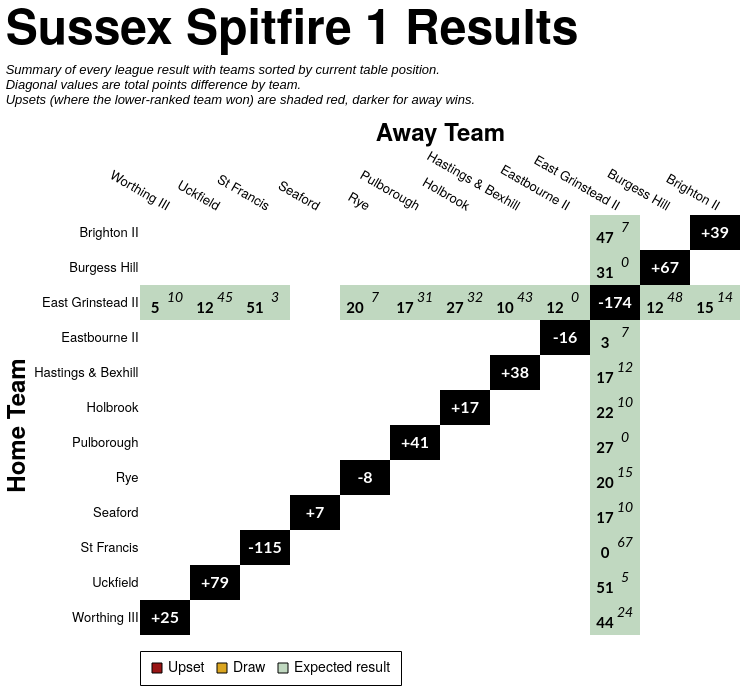

Specify this chart in Vega-Lite:
### Vega-Lite specification from a JSON file in a GitHub repository (floating-point values rounded to 4 significant figures; data arrays with more than 128 entries replaced by an {"elided": "..."} marker saying what was removed)
{"config": {"axis": {"labelFont": "PT Sans Narrow, Helvetica Neue, Helvetica, Arial, sans-serif", "titleFont": "PT Sans Narrow, Helvetica Neue, Helvetica, Arial, sans-serif", "labelFontSize": 13, "titleFontSize": 24, "gridColor": "#202947", "gridOpacity": 0.2, "zindex": 1}, "text": {"font": "Lato, sans-serif"}, "bar": {"cornerRadiusEnd": 5}, "header": {"labelFont": "PT Sans Narrow, Helvetica Neue, Helvetica, Arial, sans-serif", "titleFont": "PT Sans Narrow, Helvetica Neue, Helvetica, Arial, sans-serif", "labelFontSize": 24, "titleFontSize": 28, "labelFontWeight": "bold", "orient": "left"}, "legend": {"labelFont": "PT Sans Narrow, Helvetica Neue, Helvetica, Arial, sans-serif", "titleFont": "PT Sans Narrow, Helvetica Neue, Helvetica, Arial, sans-serif", "labelFontSize": 14, "titleFontSize": 16, "titlePadding": 5, "fillColor": "white", "strokeColor": "black", "padding": 10, "titleFontWeight": "lighter", "titleFontStyle": "italic", "titleColor": "gray", "offset": 10}, "title": {"font": "PT Sans Narrow, Helvetica Neue, Helvetica, Arial, sans-serif", "fontSize": 48, "fontWeight": "bold", "anchor": "start", "align": "center", "titlePadding": 20, "subtitlePadding": 10, "subtitleFontSize": 13, "subtitleColor": "", "subtitleFontStyle": "italic", "offset": 15, "color": "black"}, "axisX": {"labelAngle": 0}, "facet": {"title": null, "header": null, "align": {"row": "each", "column": "each"}, "spacing": 10}, "resolve": {"scale": {"y": "independent", "facet": "independent"}}, "background": "transparent", "scale": {"offsetBandPaddingOuter": 0.2, "offsetBandPaddingInner": 0.1}, "view": {"stroke": null, "background": "transparent"}}, "layer": [{"data": {"name": "data-78eb783b61e2edd8e6a97995017cc460"}, "mark": {"type": "rect"}, "encoding": {"color": {"field": "unexpected_result", "legend": {"labelExpr": "datum.value === 'Upset (Away Win)' ? 'Upset' : datum.value", "labelLimit": 220, "offset": 16, "orient": "bottom", "symbolStrokeColor": "black", "symbolStrokeWidth": 1, "values": ["Upset (Away Win)", "Draw", "Expected result"]}, "scale": {"domain": ["Expected result", "Upset (Home Win)", "Upset (Away Win)", "Draw", "To be played", "N/A"], "range": ["#146f1444", "#991515bb", "#991515", "goldenrod", "white", "black"]}, "title": null, "type": "nominal"}, "opacity": {"condition": {"test": "datum.home_team == param_23['home_team'] || datum.away_team == param_23['home_team'] || !isValid(param_23['home_team'])", "value": 1.0}, "value": 0.1}, "tooltip": [{"field": "home_team", "title": "Home", "type": "nominal"}, {"field": "away_team", "title": "Away", "type": "nominal"}, {"field": "home_score_text", "title": "Home Score", "type": "nominal"}, {"field": "away_score_text", "title": "Away Score", "type": "nominal"}, {"field": "result", "title": "Result", "type": "nominal"}, {"field": "unexpected_result", "title": "Unexpectedness", "type": "nominal"}, {"field": "date", "format": "%d %b %Y", "title": "Date", "type": "temporal"}], "x": {"axis": {"domain": false, "grid": false, "labelAngle": 30, "orient": "top", "ticks": false}, "field": "away_team", "sort": ["Worthing III", "Uckfield", "St Francis", "Seaford", "Rye", "Pulborough", "Holbrook", "Hastings & Bexhill", "Eastbourne II", "East Grinstead II", "Burgess Hill", "Brighton II"], "title": "Away Team", "type": "nominal"}, "y": {"axis": {"domain": false, "grid": false, "ticks": false}, "field": "home_team", "sort": ["Brighton II", "Burgess Hill", "East Grinstead II", "Eastbourne II", "Hastings & Bexhill", "Holbrook", "Pulborough", "Rye", "Seaford", "St Francis", "Uckfield", "Worthing III"], "title": "Home Team", "type": "nominal"}}, "name": "view_24"}, {"data": {"name": "data-78eb783b61e2edd8e6a97995017cc460"}, "mark": {"type": "text", "fontStyle": "italic", "size": 14, "xOffset": 10, "yOffset": -5}, "encoding": {"color": {"condition": {"test": "(datum.home_team == param_23['home_team'] || datum.away_team == param_23['home_team'] || !isValid(param_23['home_team'])) && datum.unexpected_result == 'Expected result'", "value": "black"}, "value": "white"}, "text": {"field": "away_score_text", "type": "nominal"}, "x": {"field": "away_team", "sort": ["Worthing III", "Uckfield", "St Francis", "Seaford", "Rye", "Pulborough", "Holbrook", "Hastings & Bexhill", "Eastbourne II", "East Grinstead II", "Burgess Hill", "Brighton II"], "type": "nominal"}, "y": {"field": "home_team", "sort": ["Brighton II", "Burgess Hill", "East Grinstead II", "Eastbourne II", "Hastings & Bexhill", "Holbrook", "Pulborough", "Rye", "Seaford", "St Francis", "Uckfield", "Worthing III"], "type": "nominal"}}, "transform": [{"filter": "datum.away_score_text != '' && datum.away_score_text != 'WO'"}]}, {"data": {"name": "data-78eb783b61e2edd8e6a97995017cc460"}, "mark": {"type": "text", "size": 12, "xOffset": 10, "yOffset": -5}, "encoding": {"color": {"condition": {"test": "(datum.home_team == param_23['home_team'] || datum.away_team == param_23['home_team'] || !isValid(param_23['home_team'])) && datum.unexpected_result == 'Expected result'", "value": "black"}, "value": "white"}, "text": {"field": "away_score_text", "type": "nominal"}, "x": {"field": "away_team", "sort": ["Worthing III", "Uckfield", "St Francis", "Seaford", "Rye", "Pulborough", "Holbrook", "Hastings & Bexhill", "Eastbourne II", "East Grinstead II", "Burgess Hill", "Brighton II"], "type": "nominal"}, "y": {"field": "home_team", "sort": ["Brighton II", "Burgess Hill", "East Grinstead II", "Eastbourne II", "Hastings & Bexhill", "Holbrook", "Pulborough", "Rye", "Seaford", "St Francis", "Uckfield", "Worthing III"], "type": "nominal"}}, "transform": [{"filter": "datum.away_score_text == 'WO'"}]}, {"data": {"name": "data-78eb783b61e2edd8e6a97995017cc460"}, "mark": {"type": "text", "fontWeight": "bold", "size": 15, "xOffset": -10, "yOffset": 5}, "encoding": {"color": {"condition": {"test": "(datum.home_team == param_23['home_team'] || datum.away_team == param_23['home_team'] || !isValid(param_23['home_team'])) && datum.unexpected_result == 'Expected result'", "value": "black"}, "value": "white"}, "text": {"field": "home_score_text", "type": "nominal"}, "x": {"field": "away_team", "sort": ["Worthing III", "Uckfield", "St Francis", "Seaford", "Rye", "Pulborough", "Holbrook", "Hastings & Bexhill", "Eastbourne II", "East Grinstead II", "Burgess Hill", "Brighton II"], "type": "nominal"}, "y": {"field": "home_team", "sort": ["Brighton II", "Burgess Hill", "East Grinstead II", "Eastbourne II", "Hastings & Bexhill", "Holbrook", "Pulborough", "Rye", "Seaford", "St Francis", "Uckfield", "Worthing III"], "type": "nominal"}}, "transform": [{"filter": "datum.home_score_text != '' && datum.home_score_text != 'WO'"}]}, {"data": {"name": "data-78eb783b61e2edd8e6a97995017cc460"}, "mark": {"type": "text", "size": 12, "xOffset": -10, "yOffset": 5}, "encoding": {"color": {"condition": {"test": "(datum.home_team == param_23['home_team'] || datum.away_team == param_23['home_team'] || !isValid(param_23['home_team'])) && datum.unexpected_result == 'Expected result'", "value": "black"}, "value": "white"}, "text": {"field": "home_score_text", "type": "nominal"}, "x": {"field": "away_team", "sort": ["Worthing III", "Uckfield", "St Francis", "Seaford", "Rye", "Pulborough", "Holbrook", "Hastings & Bexhill", "Eastbourne II", "East Grinstead II", "Burgess Hill", "Brighton II"], "type": "nominal"}, "y": {"field": "home_team", "sort": ["Brighton II", "Burgess Hill", "East Grinstead II", "Eastbourne II", "Hastings & Bexhill", "Holbrook", "Pulborough", "Rye", "Seaford", "St Francis", "Uckfield", "Worthing III"], "type": "nominal"}}, "transform": [{"filter": "datum.home_score_text == 'WO'"}]}, {"data": {"name": "data-f49607e97df2edf9d0ff06204ec3ff56"}, "mark": {"type": "text", "color": "white", "fontWeight": "bold", "size": 16}, "encoding": {"text": {"field": "display_text", "type": "nominal"}, "tooltip": [{"field": "home_team", "title": "Team", "type": "nominal"}, {"field": "display_text", "title": "Points Difference", "type": "nominal"}], "x": {"field": "away_team", "sort": ["Worthing III", "Uckfield", "St Francis", "Seaford", "Rye", "Pulborough", "Holbrook", "Hastings & Bexhill", "Eastbourne II", "East Grinstead II", "Burgess Hill", "Brighton II"], "type": "nominal"}, "y": {"field": "home_team", "sort": ["Brighton II", "Burgess Hill", "East Grinstead II", "Eastbourne II", "Hastings & Bexhill", "Holbrook", "Pulborough", "Rye", "Seaford", "St Francis", "Uckfield", "Worthing III"], "type": "nominal"}}}], "height": {"step": 35}, "params": [{"name": "param_23", "select": {"type": "point", "clear": "dblclick", "fields": ["home_team"], "on": "click"}, "value": null, "views": ["view_24"]}], "title": {"text": "Sussex Spitfire 1 Results", "subtitle": ["Summary of every league result with teams sorted by current table position.", "Diagonal values are total points difference by team.", "Upsets (where the lower-ranked team won) are shaded red, darker for away wins."]}, "width": {"step": 50}, "$schema": "https://vega.github.io/schema/vega-lite/v5.20.1.json", "datasets": {"data-78eb783b61e2edd8e6a97995017cc460": {"elided": "144 records"}, "data-f49607e97df2edf9d0ff06204ec3ff56": [{"home_team": "Brighton II", "away_team": "Brighton II", "match_id": null, "date": "", "home_score": null, "away_score": null, "home_walkover": null, "away_walkover": null, "result": "N/A", "home_score_text": "", "away_score_text": "", "wo_result": "", "score_text": "", "display_text": "+39", "is_diagonal": true, "result_simple": "N/A", "unexpected_result": "N/A", "unexpected_opacity": 1.0}, {"home_team": "Burgess Hill", "away_team": "Burgess Hill", "match_id": null, "date": "", "home_score": null, "away_score": null, "home_walkover": null, "away_walkover": null, "result": "N/A", "home_score_text": "", "away_score_text": "", "wo_result": "", "score_text": "", "display_text": "+67", "is_diagonal": true, "result_simple": "N/A", "unexpected_result": "N/A", "unexpected_opacity": 1.0}, {"home_team": "East Grinstead II", "away_team": "East Grinstead II", "match_id": null, "date": "", "home_score": null, "away_score": null, "home_walkover": null, "away_walkover": null, "result": "N/A", "home_score_text": "", "away_score_text": "", "wo_result": "", "score_text": "", "display_text": "-174", "is_diagonal": true, "result_simple": "N/A", "unexpected_result": "N/A", "unexpected_opacity": 1.0}, {"home_team": "Eastbourne II", "away_team": "Eastbourne II", "match_id": null, "date": "", "home_score": null, "away_score": null, "home_walkover": null, "away_walkover": null, "result": "N/A", "home_score_text": "", "away_score_text": "", "wo_result": "", "score_text": "", "display_text": "-16", "is_diagonal": true, "result_simple": "N/A", "unexpected_result": "N/A", "unexpected_opacity": 1.0}, {"home_team": "Hastings & Bexhill", "away_team": "Hastings & Bexhill", "match_id": null, "date": "", "home_score": null, "away_score": null, "home_walkover": null, "away_walkover": null, "result": "N/A", "home_score_text": "", "away_score_text": "", "wo_result": "", "score_text": "", "display_text": "+38", "is_diagonal": true, "result_simple": "N/A", "unexpected_result": "N/A", "unexpected_opacity": 1.0}, {"home_team": "Holbrook", "away_team": "Holbrook", "match_id": null, "date": "", "home_score": null, "away_score": null, "home_walkover": null, "away_walkover": null, "result": "N/A", "home_score_text": "", "away_score_text": "", "wo_result": "", "score_text": "", "display_text": "+17", "is_diagonal": true, "result_simple": "N/A", "unexpected_result": "N/A", "unexpected_opacity": 1.0}, {"home_team": "Pulborough", "away_team": "Pulborough", "match_id": null, "date": "", "home_score": null, "away_score": null, "home_walkover": null, "away_walkover": null, "result": "N/A", "home_score_text": "", "away_score_text": "", "wo_result": "", "score_text": "", "display_text": "+41", "is_diagonal": true, "result_simple": "N/A", "unexpected_result": "N/A", "unexpected_opacity": 1.0}, {"home_team": "Rye", "away_team": "Rye", "match_id": null, "date": "", "home_score": null, "away_score": null, "home_walkover": null, "away_walkover": null, "result": "N/A", "home_score_text": "", "away_score_text": "", "wo_result": "", "score_text": "", "display_text": "-8", "is_diagonal": true, "result_simple": "N/A", "unexpected_result": "N/A", "unexpected_opacity": 1.0}, {"home_team": "Seaford", "away_team": "Seaford", "match_id": null, "date": "", "home_score": null, "away_score": null, "home_walkover": null, "away_walkover": null, "result": "N/A", "home_score_text": "", "away_score_text": "", "wo_result": "", "score_text": "", "display_text": "+7", "is_diagonal": true, "result_simple": "N/A", "unexpected_result": "N/A", "unexpected_opacity": 1.0}, {"home_team": "St Francis", "away_team": "St Francis", "match_id": null, "date": "", "home_score": null, "away_score": null, "home_walkover": null, "away_walkover": null, "result": "N/A", "home_score_text": "", "away_score_text": "", "wo_result": "", "score_text": "", "display_text": "-115", "is_diagonal": true, "result_simple": "N/A", "unexpected_result": "N/A", "unexpected_opacity": 1.0}, {"home_team": "Uckfield", "away_team": "Uckfield", "match_id": null, "date": "", "home_score": null, "away_score": null, "home_walkover": null, "away_walkover": null, "result": "N/A", "home_score_text": "", "away_score_text": "", "wo_result": "", "score_text": "", "display_text": "+79", "is_diagonal": true, "result_simple": "N/A", "unexpected_result": "N/A", "unexpected_opacity": 1.0}, {"home_team": "Worthing III", "away_team": "Worthing III", "match_id": null, "date": "", "home_score": null, "away_score": null, "home_walkover": null, "away_walkover": null, "result": "N/A", "home_score_text": "", "away_score_text": "", "wo_result": "", "score_text": "", "display_text": "+25", "is_diagonal": true, "result_simple": "N/A", "unexpected_result": "N/A", "unexpected_opacity": 1.0}]}}
